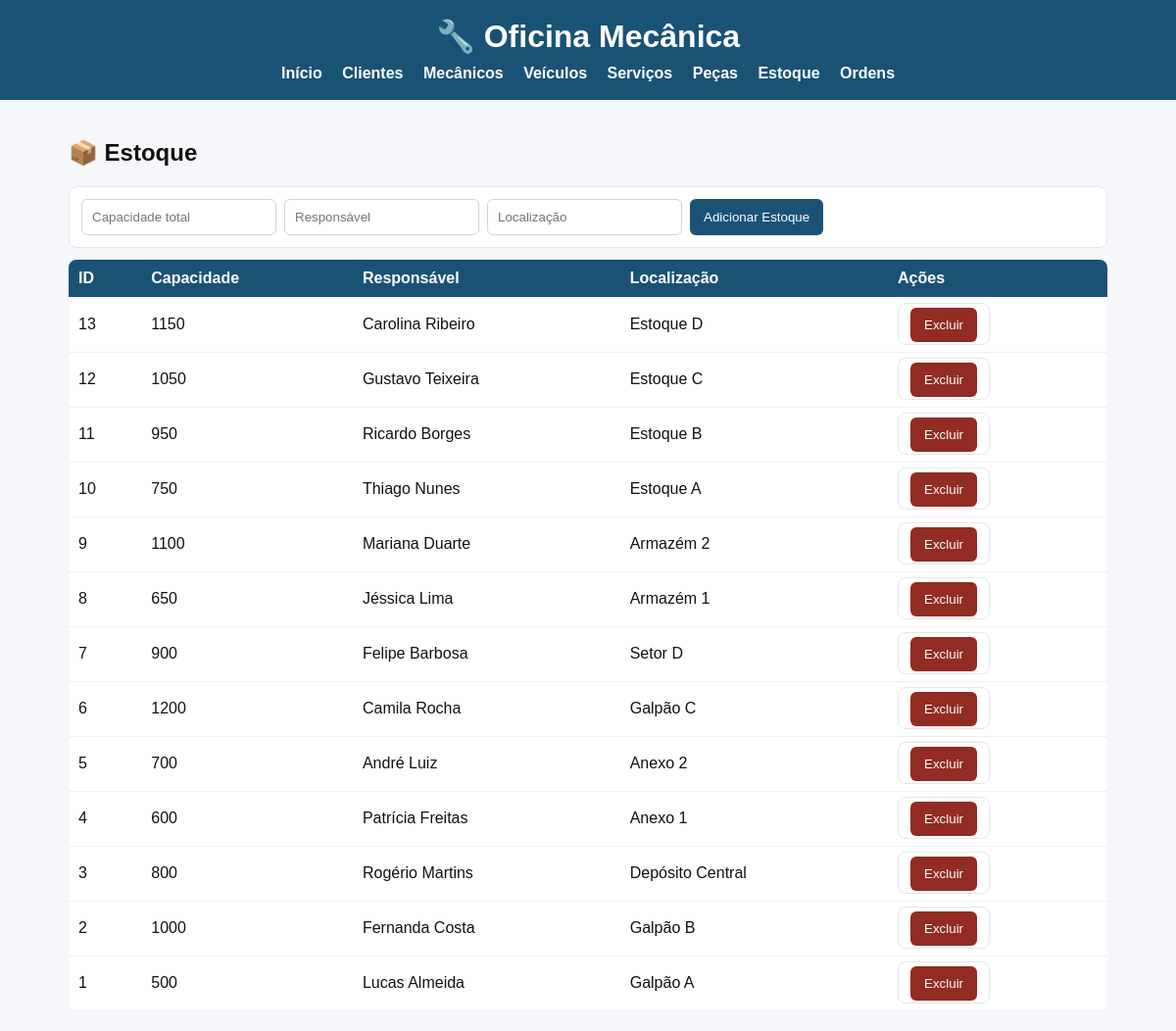
/estoque.php, run on the app's committed database.
### tables this page shows
CREATE TABLE estoque (
    id_estoque INT AUTO_INCREMENT PRIMARY KEY,
    capacidade_total INT,
    responsavel_estoque VARCHAR(100),
    localizacao VARCHAR(100)
);

### public/estoque.php (the view, shortened to what this page needs)
<?php
require_once __DIR__ . '/../db/conexao.php';
$result = $conn->query("SELECT * FROM estoque ORDER BY id_estoque DESC");
?>
<?php include __DIR__ . '/../includes/header.php'; ?>
<h2>📦 Estoque</h2>
<form method="POST">
  <input type="number" name="capacidade" placeholder="Capacidade total" required>
  <input type="text" name="responsavel" placeholder="Responsável" required>
  <input type="text" name="localizacao" placeholder="Localização" required>
  <button type="submit">Adicionar Estoque</button>
</form>
<table>
<tr><th>ID</th><th>Capacidade</th><th>Responsável</th><th>Localização</th><th>Ações</th></tr>
<?php while($row = $result->fetch_assoc()): ?>
<tr>
  <td><?= $row['id_estoque'] ?></td>
  <td><?= $row['capacidade_total'] ?></td>
  <td><?= htmlspecialchars($row['responsavel_estoque']) ?></td>
  <td><?= htmlspecialchars($row['localizacao']) ?></td>
  <td>
    <form method="POST" style="display:inline" onsubmit="return confirm('Excluir este estoque?');">
      <button class="del">Excluir</button>
    </form>
  </td>
</tr>
<?php endwhile; ?>
</table>
<?php include __DIR__ . '/../includes/footer.php'; ?>

### public/estilo.css (style rules this page uses)
* { box-sizing:border-box }
body { font-family:Arial,Helvetica,sans-serif;background:#f5f7fb;margin:0;color:#111 }
form { background:#fff;border:1px solid #e5e7eb;border-radius:8px;padding:12px;margin:12px 0;display:flex;flex-wrap:wrap;gap:8px }
input[type=text],input[type=number],select { padding:10px;border:1px solid #d1d5db;border-radius:6px }
button { background:#1a5276;color:#fff;border:none;padding:10px 14px;border-radius:6px;cursor:pointer }
button.del { background:#922b21 }
table { width:100%;border-collapse:collapse;background:#fff;border-radius:8px;overflow:hidden;margin-top:10px }
th,td { padding:10px;border-bottom:1px solid #eef2f6;text-align:left }
th { background:#1a5276;color:#fff }

### data on the page
estoque: id_estoque "13", capacidade_total "1150", responsavel_estoque "Carolina Ribeiro", localizacao "Estoque D"
estoque: id_estoque "12", capacidade_total "1050", responsavel_estoque "Gustavo Teixeira", localizacao "Estoque C"
estoque: id_estoque "11", capacidade_total "950", responsavel_estoque "Ricardo Borges", localizacao "Estoque B"
estoque: id_estoque "10", capacidade_total "750", responsavel_estoque "Thiago Nunes", localizacao "Estoque A"
estoque: id_estoque "9", capacidade_total "1100", responsavel_estoque "Mariana Duarte", localizacao "Armazém 2"
estoque: id_estoque "8", capacidade_total "650", responsavel_estoque "Jéssica Lima", localizacao "Armazém 1"
estoque: id_estoque "7", capacidade_total "900", responsavel_estoque "Felipe Barbosa", localizacao "Setor D"
estoque: id_estoque "6", capacidade_total "1200", responsavel_estoque "Camila Rocha", localizacao "Galpão C"
estoque: id_estoque "5", capacidade_total "700", responsavel_estoque "André Luiz", localizacao "Anexo 2"
estoque: id_estoque "4", capacidade_total "600", responsavel_estoque "Patrícia Freitas", localizacao "Anexo 1"
estoque: id_estoque "3", capacidade_total "800", responsavel_estoque "Rogério Martins", localizacao "Depósito Central"
estoque: id_estoque "2", capacidade_total "1000", responsavel_estoque "Fernanda Costa", localizacao "Galpão B"
estoque: id_estoque "1", capacidade_total "500", responsavel_estoque "Lucas Almeida", localizacao "Galpão A"
